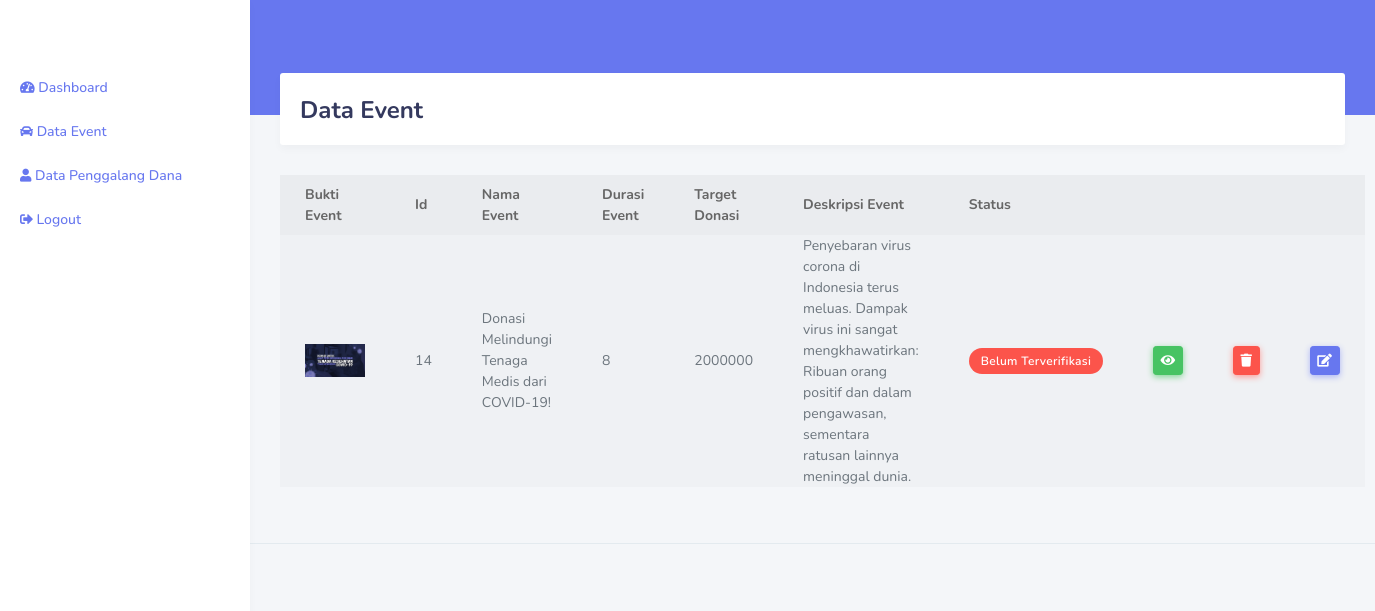
The page /index.php/admin/dataevent on the database its author committed.
### tables this page shows
CREATE TABLE `event` (
  `id_event` int(11) NOT NULL,
  `id_pd` varchar(255) NOT NULL,
  `nama_lengkap` varchar(255) NOT NULL,
  `foto_ktp` varchar(255) NOT NULL,
  `namaEvent` varchar(255) NOT NULL,
  `durasiEvent` varchar(255) NOT NULL,
  `targetDonasi` varchar(255) NOT NULL,
  `deskripsiEvent` varchar(255) NOT NULL,
  `buktiEvent` varchar(255) NOT NULL,
  `status` varchar(255) NOT NULL
);

### application/controllers/admin/dataevent.php (called while the page is built, shortened)
<?php
Class Dataevent extends CI_Controller{
	public function __construct()
    {
        $this->load->model('wecan_model');
        $this->load->library('form_validation');
        $this->load->helper(array('form', 'url'));
    }
	public function index()
	{
		$data['event'] = $this->wecan_model->get_data('event')->result();
		$this->load->view('template_admin/header');
		$this->load->view('template_admin/sidebar');
		$this->load->view('admin/dataevent',$data);
		$this->load->view('template_admin/footer');
	}
}
?>

### index.php (called while the page is built, shortened)
<?php
require_once BASEPATH.'core/CodeIgniter.php';

### application/models/wecan_model.php (called while the page is built, shortened)
<?php
class Wecan_model extends CI_model{
	public function get_data($table){
		return $this->db->get($table);
	}
}
 ?>

### application/views/admin/dataevent.php (the view, shortened to what this page needs)
<div class="main-content">
        <section class="section">
          <div class="section-header">
            <h1>Data Event</h1>
          </div>
         </section>
         <table class="table table-hover table-striped table-borderd">
         	<thead>
         		<tr>
	         		<th>Bukti Event</th>
	         		<th>Id</th>
	         		<th>Nama Event</th>
	         		<th>Durasi Event</th>
	         		<th>Target Donasi</th>
	         		<th>Deskripsi Event</th>
	         		<th>Status</th>
	         		<th></th>
	         		<th></th>
	         		<th></th>
         		</tr>
         	</thead>
         	<tbody>
         		<?php
         			foreach($event as $ev):  ?>
         				<tr>
         					<td>
         						<img width="60px" src="<?php echo base_url().'assets/upload/'.$ev->buktiEvent ?>">
         					</td>
	         				<td><?php echo $ev->id_event ?></td>
	         				<td><?php echo $ev->namaEvent ?></td>
	         				<td><?php echo $ev->durasiEvent ?></td>
	         				<td><?php echo $ev->targetDonasi ?></td>
	         				<td><?php echo $ev->deskripsiEvent ?></td>
	         				<td><?php
	         					if ($ev->status=="0"){
	         						echo "<span class='badge badge-danger'> Belum Terverifikasi </span>";
	         					} else {
	         						echo "<span class='badge badge-success'> Terverifikasi </span>";
	         					}
	         				 ?></td>
	         				<td>
	         					<a href="<?php echo base_url('admin/dataevent/detail_event/').$ev->id_event?>" class="btn btn-sm btn-success"><i class="fas fa-eye"></i></a>
	         				</td>
	         				<td>
	         					<a href="<?php echo base_url('admin/dataevent/delete_event/').$ev->id_event?>" class="btn btn-sm btn-danger"><i class="fas fa-trash"></i></a>
	         				</td>
	         				<td>
	         					<a href="<?php echo base_url('admin/dataevent/update_event/').$ev->id_event?>" class="btn btn-sm btn-primary"><i class="fas fa-edit"></i></a>
	         				</td>
         				</tr>
         		<?php endforeach; ?>
         	</tbody>
         </table>
</div>

### rows shown on the page
event: buktiEvent (picture), id_event "14", namaEvent "Donasi Melindungi Tenaga Medis dari COVID-19!", durasiEvent "8", targetDonasi "2000000", deskripsiEvent "Penyebaran virus corona di Indonesia terus meluas. Dampak virus ini sangat mengkhawatirkan: Ribuan orang positif dan dalam pengawasan, sementara ratusan lainnya meninggal dunia.", status "Belum Terverifikasi"
